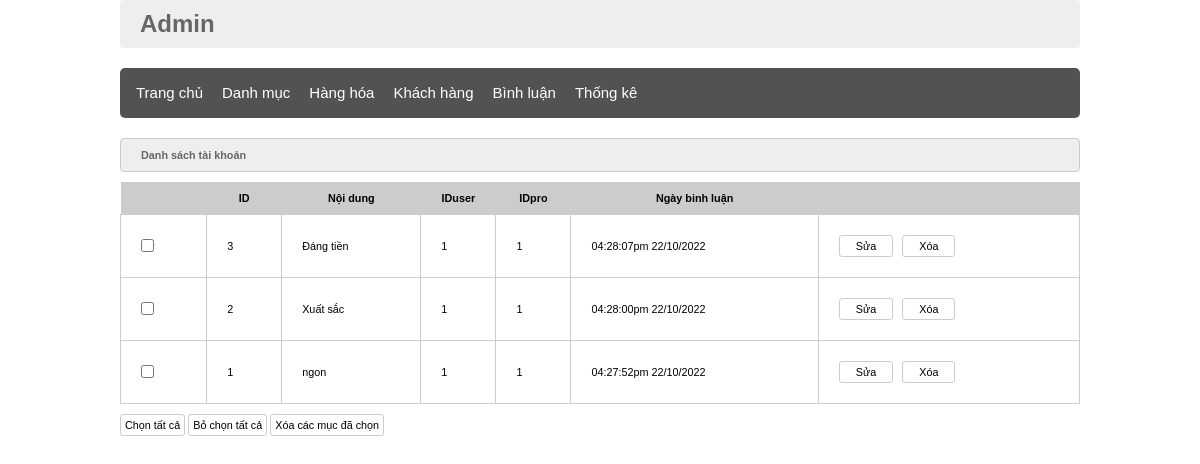
Screenshot of /ASM_lamdnph20475/admin/index.php?act=dsbl with the database file from the repository.
### tables this page shows
CREATE TABLE `binhluan` (
  `id` int(11) NOT NULL,
  `noidung` varchar(255) NOT NULL,
  `iduser` int(50) NOT NULL,
  `idpro` int(50) NOT NULL,
  `ngaybinhluan` varchar(50) NOT NULL
);

### ASM_lamdnph20475/model/pdo.php (called while the page is built, shortened)
<?php
function pdo_get_connection()
{
    $dburl = "mysql:host=localhost;dbname=TKTW2024;charset=utf8";
    $username = 'root';
    $password = '';
    $conn = new PDO($dburl, $username, $password);
    $conn->setAttribute(PDO::ATTR_ERRMODE, PDO::ERRMODE_EXCEPTION);
    return $conn;
}
function pdo_query($sql)
{
    $sql_args = array_slice(func_get_args(), 1);
    try {
        $conn = pdo_get_connection();
        $stmt = $conn->prepare($sql);
        $stmt->execute($sql_args);
        $rows = $stmt->fetchAll();
        return $rows;
    } catch (PDOException $e) {
        throw $e;
    } finally {
        unset($conn);
    }
}

### ASM_lamdnph20475/model/binhluan.php (called while the page is built, shortened)
<?php
function loadall_binhluan($idpro)
{
    $sql = "select * from binhluan where 1";
    if ($idpro > 0) {
        $sql .= " AND idpro = '" . $idpro . "'";
    } else {
        $sql .= " order by id desc";
    }
    $listbl = pdo_query($sql);
    return $listbl;
}

### ASM_lamdnph20475/admin/binhluan/list.php (the view)
<div class="row">
    <div class="row formtitle">
        <h1>Danh sách tài khoản</h1>
    </div>
    <div class="row formcontent">
        <div class="row mb10 formdsloai">
            <table>
                <tr>
                    <th></th>
                    <th>ID</th>
                    <th>Nội dung</th>
                    <th>IDuser</th>
                    <th>IDpro</th>
                    <th>Ngày binh luận</th>
                    <th></th>
                </tr>
                <?php
                foreach ($listbl as $bl) {
                    extract($bl);
                    $suabl = "index.php?act=suabl&id=" . $id;
                    $xoabl = "index.php?act=xoabl&id=" . $id;
                    echo
                    '<tr>
                        <td><input type="checkbox" name="" id=""></td>
                        <td>' . $id . '</td>
                        <td>' . $noidung . '</td>
                        <td>' . $iduser . '</td>
                        <td>' . $idpro . '</td>
                        <td>' . $ngaybinhluan . '</td>
                        <td>
                            <a href="' . $suabl . '"><input type="button" name="" id="" value="Sửa"></a>
                            <a href="' . $xoabl . '"><input type="button" value="Xóa"></a>
                        </td>
                    </tr>';
                }
                ?>
            </table>
        </div>
        <div class="row mb10">
            <input type="button" value="Chọn tất cả">
            <input type="button" value="Bỏ chọn tất cả">
            <input type="button" value="Xóa các mục đã chọn">
        </div>
    </div>
</div>

### ASM_lamdnph20475/view/css/style.css (style rules this page uses)
* { margin: 0; padding: 0; box-sizing: border-box; font-family: sans-serif; font-size: 0.9vw; }
.row { float: left; width: 100%; }
.mb10 { margin-bottom: 10px; }
.form-acc input[type="submit"], .formcontent input[type="submit"], .formcontent input[type="reset"], .formcontent input[type="button"], .form_submit input[type="submit"], .form_dk_acc input[type="submit"], .form_dk_acc input[type="reset"], .addcart { border: 1px #ccc solid; border-radius: 3px; padding: 4px; background-color: #fff; }
.formtitle { background-color: #eee; border: 1px #ccc solid; color: #666; border-radius: 4px; padding: 10px 20px; margin-bottom: 10px; }
.formdsloai table { width: 100%; border-collapse: collapse; }
.formdsloai th { background-color: #ccc; padding: 10px 0; }
.formdsloai input[type="button"] { padding: 4px 16px; margin-right: 6px; }
.formdsloai td { padding: 20px; border: 1px #ccc solid; }

### rows the page displays
binhluan: id "3", noidung "Đáng tiền", iduser "1", idpro "1", ngaybinhluan "04:28:07pm 22/10/2022"
binhluan: id "2", noidung "Xuất sắc", iduser "1", idpro "1", ngaybinhluan "04:28:00pm 22/10/2022"
binhluan: id "1", noidung "ngon", iduser "1", idpro "1", ngaybinhluan "04:27:52pm 22/10/2022"
